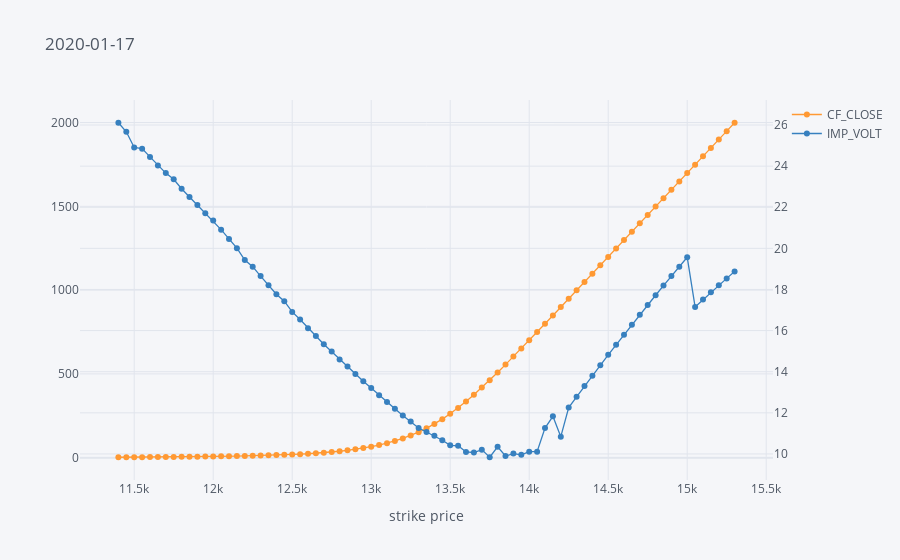
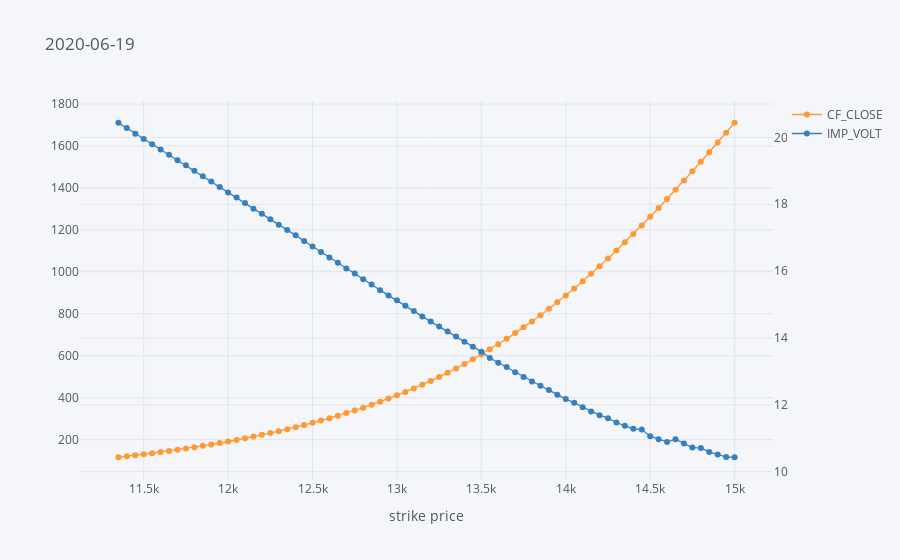
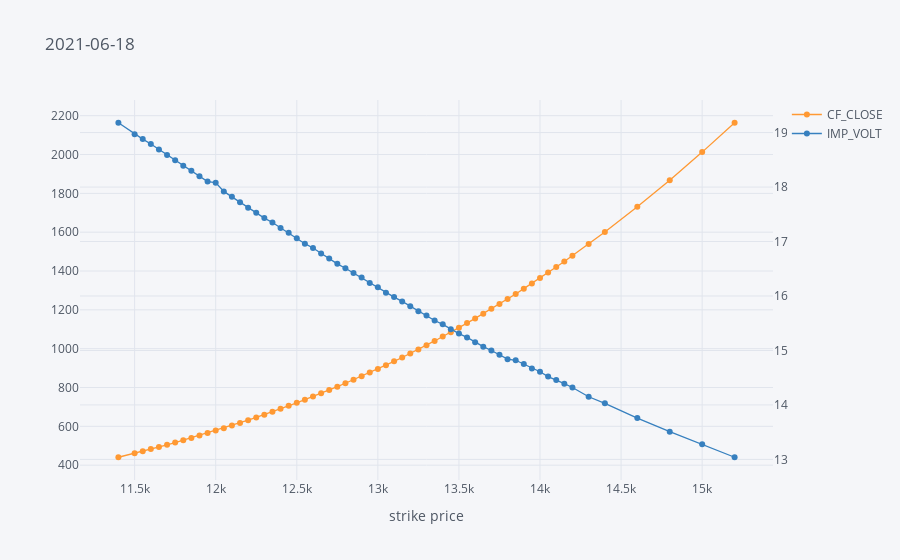

Notebook code cell kept with these figures, in order:
### Code cell
for expiry in exp_dates:
    to_plot = puts[puts['EXPIR_DATE'] == expiry]
    to_plot.set_index('STRIKE_PRC')[['CF_CLOSE', 'IMP_VOLT']].iplot(title=expiry, secondary_y=['IMP_VOLT'], mode='lines+markers', size=6, xTitle='strike price')
